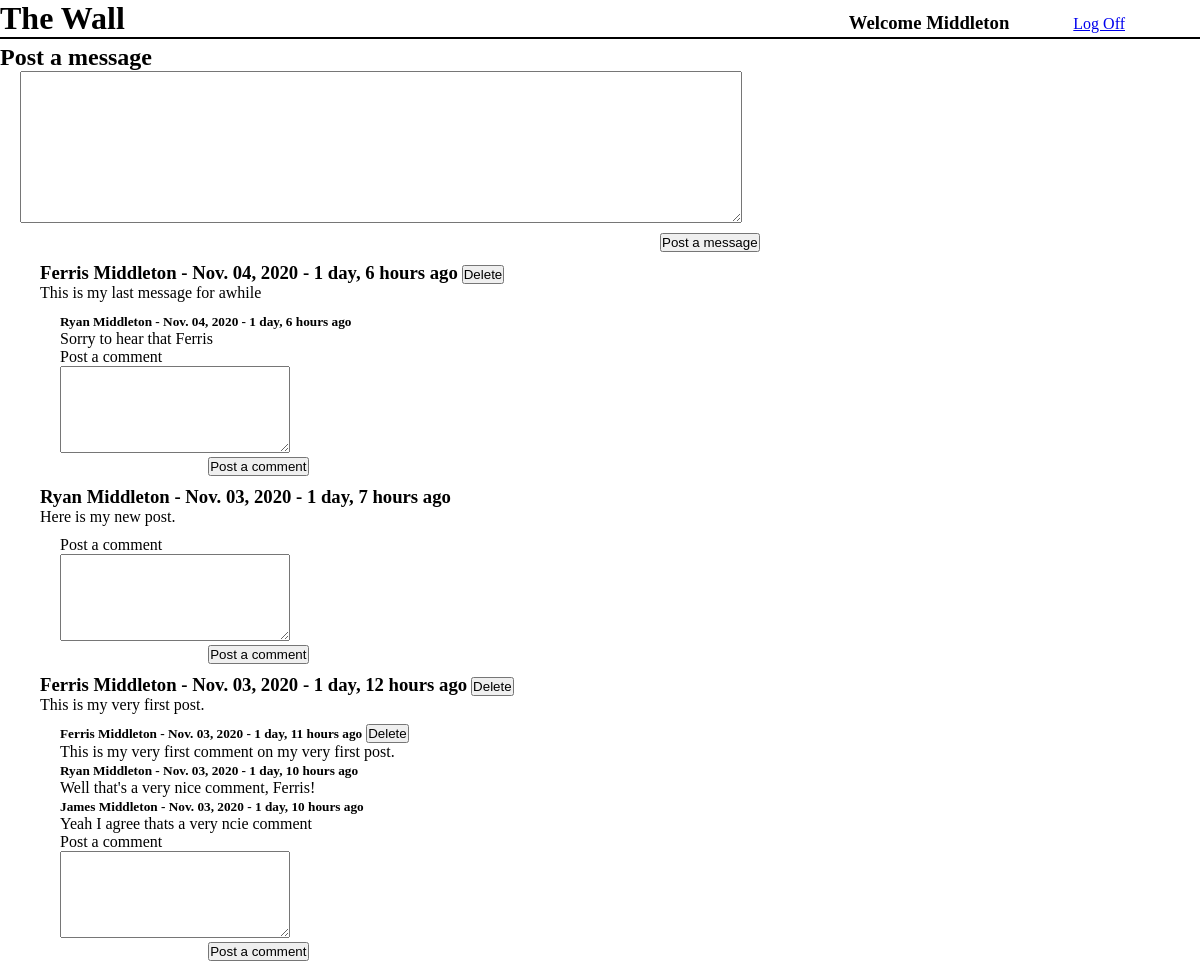
Before: /wall (signed in) with the older database file.
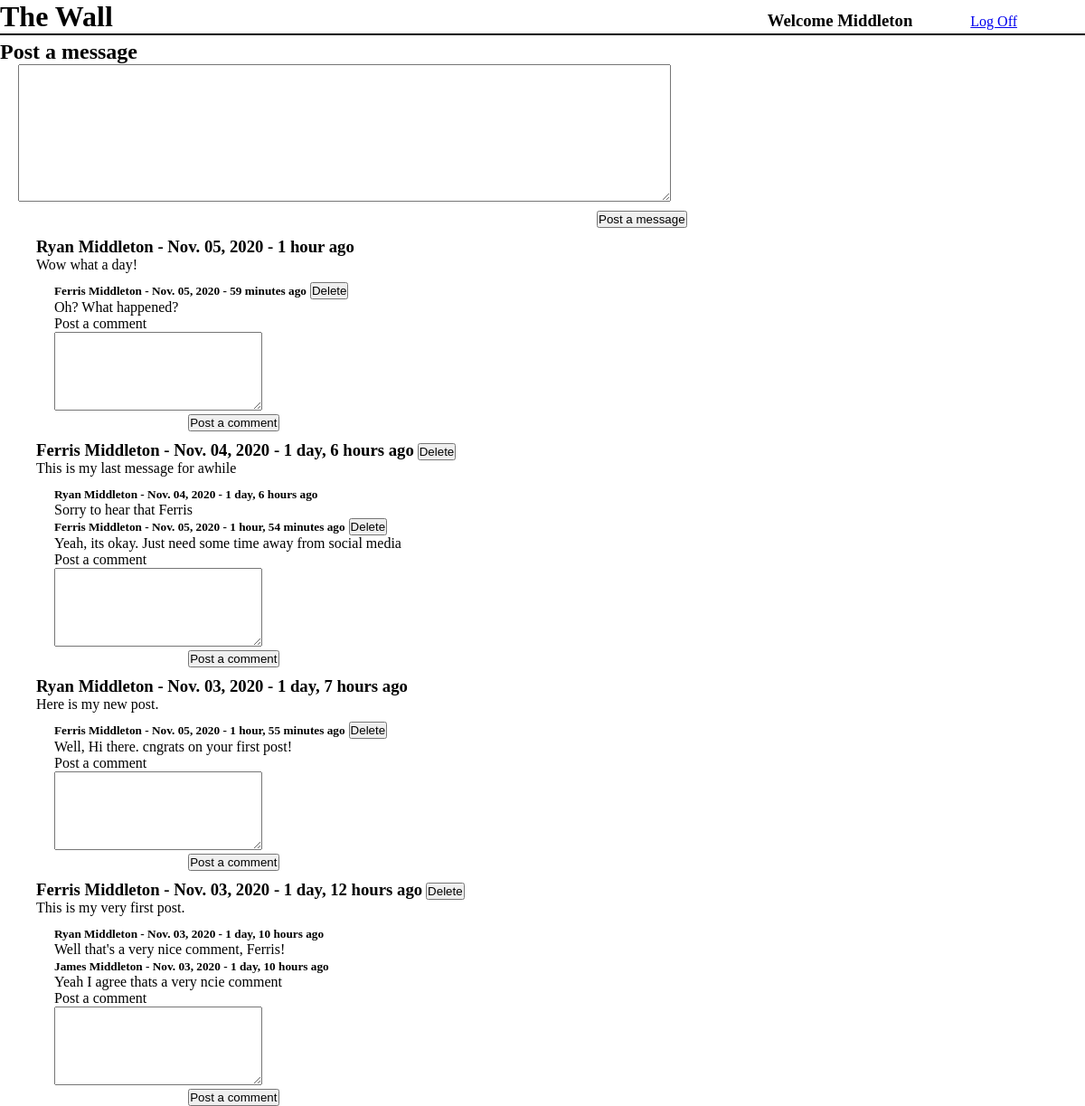
After: the same page with the newer database file.
### wall_app/models.py (models this page shows)
class Message(models.Model):
    user = models.ForeignKey(User, related_name="messages", on_delete = models.CASCADE)
    content = models.TextField()
    created_at = models.DateTimeField(auto_now_add=True)
    updated_at = models.DateTimeField(auto_now=True)

class User(models.Model):
    first_name = models.CharField(max_length=255)
    last_name = models.CharField(max_length=255)
    email = models.CharField(max_length=255)
    password = models.CharField(max_length=255)
    created_at = models.DateTimeField(auto_now_add=True)
    updated_at = models.DateTimeField(auto_now=True)
    objects = UserManager()

class Comment(models.Model):
    user = models.ForeignKey(User, related_name="comments", on_delete = models.CASCADE)
    message = models.ForeignKey(Message, related_name="comments", on_delete = models.CASCADE)
    content = models.TextField()
    created_at = models.DateTimeField(auto_now_add=True)
    updated_at = models.DateTimeField(auto_now=True)

### wall_app/views.py (the view)
# urls.py: path('wall', views.wall),
def wall(request):
    if 'user_id' not in request.session:
        return redirect('/')
    context = {
        'all_messages': Message.objects.all().order_by('-created_at')
    }
    return render(request, "thewall.html", context)

### wall_app/templates/thewall.html (shortened to what this page needs)
<!DOCTYPE html>
<html lang="en">
<head>
    {% load static %}
    <link rel="stylesheet" href="{% static 'css/styles.css' %}">
</head>
<body>
    <div id="wall_wrapper">
        <div id="wall_header">
            <h1>The Wall</h1>
            <h3>Welcome {{request.session.user_name}}</h3>
            <a href="/logout">Log Off</a>
        </div>
        <div class="post_container">
        <form action="/newpost" method="post" name="new_post">
            <h2>Post a message</h2>
            <textarea  id="message_txt" name="message_txt"></textarea>
            <input type="submit" value="Post a message">
        </form>
        </div>
        {% for message in all_messages %}
        <div class="message_container">
            <div class="message_header">
                <h3>{{message.user.first_name}} {{message.user.last_name}} - {{message.created_at|date:'M. d, Y'}} - {{ message.created_at|timesince}} ago</h3>
                {% if message.user.id == request.session.user_id %}
                <form action="/delete_msg/{{message.id}}" method="post">
                    <input type="submit" id="delete_btn"  value="Delete">
                </form>
                {% endif %}
                <br>
                <p>{{message.content}}</p>
            </div>
            <div class="comment_container">
                {% if message.comments.all == None %}
                <P>No comments to display</P>
                {% else %}
                    {% for comment in message.comments.all %}
                    <h5>{{comment.user.first_name}} {{comment.user.last_name}} - {{comment.created_at|date:'M. d, Y'}} - {{ comment.created_at|timesince }} ago</h5>
                        {% if comment.user.id == request.session.user_id %}
                        <form action="/delete_comment/{{comment.id}}" method="post">
                        <input type="submit" id="delete_btn"  value="Delete">
                        </form>
                        {% endif %}
                    <br>
                    <P>{{comment.content}}</P>
                    <br>
                    {% endfor %}
                {% endif %}
            </div>
            <div class="post_comment_container">
                <form action="/newcomment" method="post" name="new_comment">
                    <p>Post a comment</p>
                    <textarea  class="comment_txt" name="comment_txt"></textarea>
                    <input type="submit" value="Post a comment">
                </form>
            </div>
        </div>
        {% endfor %}
    </div>
</body>
</html>

### wall_app/static/css/styles.css (style rules this page uses)
* { margin:0px; padding:0px; }
#wall_header { border-bottom:2px solid black; }
#wall_header * { display:inline-block; }
#wall_header h3 { margin-left:60%; }
#wall_header a { margin-left:5%; }
.post_container { margin-top:5px; }
.post_container * { display:block; }
#message_txt { width: 60%; height:150px; margin-left:20px; text-align:top; padding-top:0px; padding-left:0px; }
.post_container input[type=submit] { margin-left:55%; margin-top:10px; }
.message_container { margin-top:10px; margin-left:40px; }
.message_header * { display:inline-block; }
.post_comment_container { margin-left:20px; }
.comment_container { margin-top:10px; margin-left:20px; }
.comment_container * { display:inline-block; }
.comment_txt { width:20%; height:85px; text-align:top; padding-top:0px; padding-left:0px; }
.post_comment_container input[type=submit] { display:block; margin-left:13%; }

Changed rows visible on the page:
removed Comment: user.first_name "Ferris", user.last_name "Middleton", created_at "Nov. 03, 2020", created_at "1 day, 11 hours", content "This is my very first comment on my very first post.", shown under Message "1 day, 12 hours"
added Message: user.first_name "Ryan", user.last_name "Middleton", created_at "Nov. 05, 2020", created_at "1 hour", content "Wow what a day!"
added Comment: user.first_name "Ferris", user.last_name "Middleton", created_at "Nov. 05, 2020", created_at "59 minutes", content "Oh? What happened?", shown under "Ryan"
added Comment: user.first_name "Ferris", user.last_name "Middleton", created_at "Nov. 05, 2020", created_at "1 hour, 54 minutes", content "Yeah, its okay. Just need some time away from social media", shown under Message "Nov. 04, 2020"
added Comment: user.first_name "Ferris", user.last_name "Middleton", created_at "Nov. 05, 2020", created_at "1 hour, 55 minutes", content "Well, Hi there. cngrats on your first post!", shown under Message "1 day, 7 hours"
